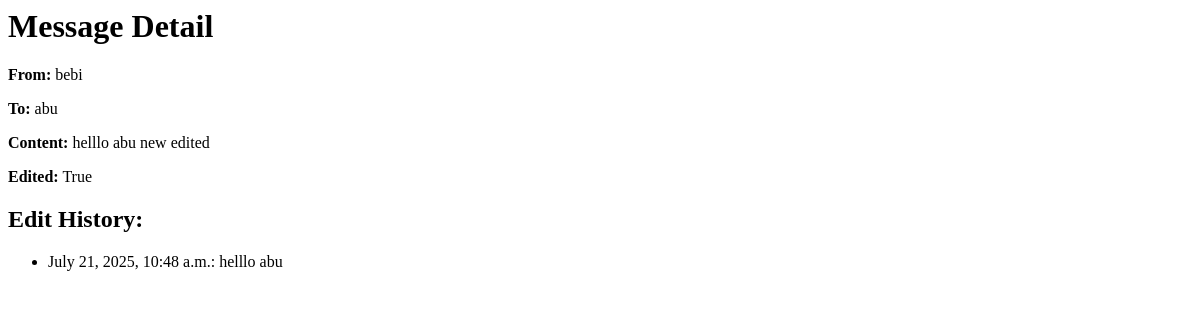
/messages/3/, run on an earlier commit of the app's database.
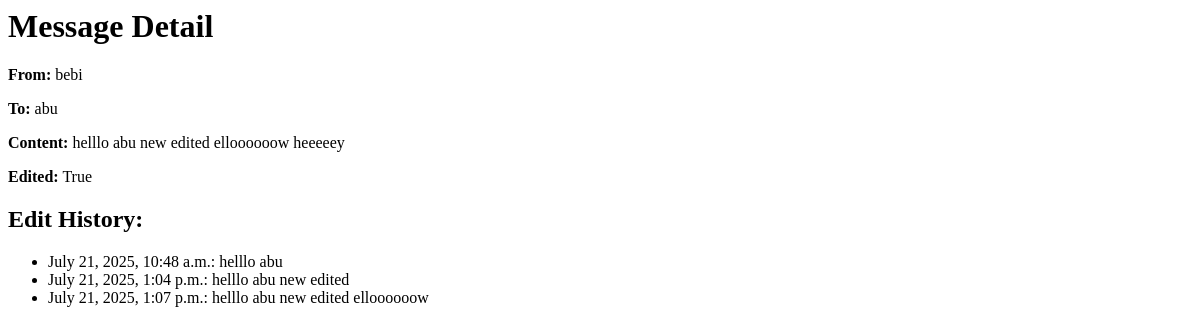
And on a later commit of the database.
### messaging/models.py (models this page shows, shortened)
class Message(models.Model):
    sender = models.ForeignKey(User, on_delete=models.CASCADE, related_name='sent_messages')
    receiver = models.ForeignKey(User, on_delete=models.CASCADE, related_name='received_messages')
    content = models.TextField()
    timestamp = models.DateTimeField(auto_now_add=True)
    edited = models.BooleanField(default=False)
    parent_message = models.ForeignKey(
        'self',
        null=True,
        blank=True,
        related_name='replies',
        on_delete=models.CASCADE
    )
    read = models.BooleanField(default=False)
    objects = models.Manager()  # default
    unread = UnreadMessagesManager()  # custom

class MessageHistory(models.Model):
    message = models.ForeignKey(Message, on_delete=models.CASCADE, related_name='history')
    old_content = models.TextField()
    edited_at = models.DateTimeField(auto_now_add=True)

### messaging/views.py (the view)
# urls.py: path('messages/<int:pk>/', views.message_detail, name='message_detail'),
def message_detail(request, pk):
    message = get_object_or_404(Message, pk=pk)
    history = message.history.all()
    return render(request, 'messaging/message_detail.html', {
        'message': message,
        'history': history,
    })

### messaging/templates/messaging/message_detail.html
<h1>Message Detail</h1>
<p><strong>From:</strong> {{ message.sender }}</p>
<p><strong>To:</strong> {{ message.receiver }}</p>
<p><strong>Content:</strong> {{ message.content }}</p>
<p><strong>Edited:</strong> {{ message.edited }}</p>
{% if history %}
  <h2>Edit History:</h2>
  <ul>
    {% for h in history %}
      <li>{{ h.edited_at }}: {{ h.old_content }}</li>
    {% endfor %}
  </ul>
{% else %}
  <p>No edit history.</p>
{% endif %}

What changed in the data, as far as the page shows it:
changed Message "True": content "helllo abu new edited" → "helllo abu new edited elloooooow heeeeey"
added MessageHistory: edited_at "July 21, 2025, 1:04 p.m.", old_content "helllo abu new edited"
added MessageHistory: edited_at "July 21, 2025, 1:07 p.m.", old_content "helllo abu new edited elloooooow"
